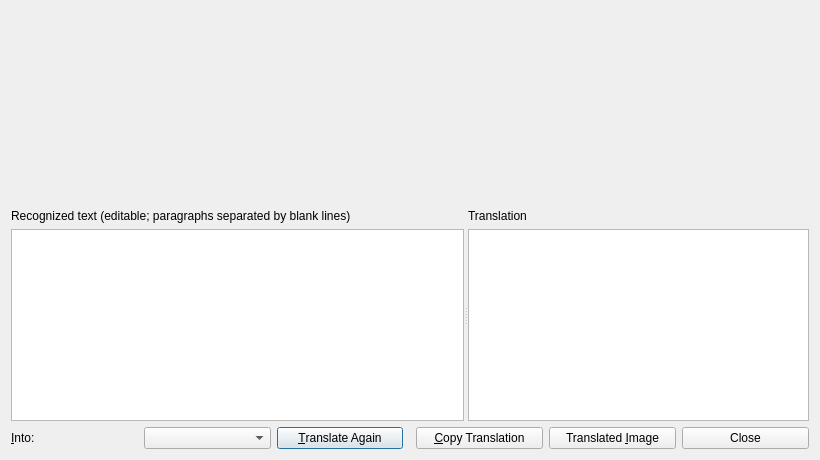
<?xml version="1.0" encoding="UTF-8"?>
<ui version="4.0">
 <class>TranslateResultDialog</class>
 <widget class="QDialog" name="TranslateResultDialog">
  <property name="geometry">
   <rect>
    <x>0</x>
    <y>0</y>
    <width>820</width>
    <height>460</height>
   </rect>
  </property>
  <property name="windowTitle">
   <string>Translate</string>
  </property>
  <layout class="QVBoxLayout" name="mainLayout">
   <item>
    <widget class="QLabel" name="statusLabel">
     <property name="wordWrap">
      <bool>true</bool>
     </property>
    </widget>
   </item>
   <item>
    <widget class="QSplitter" name="splitter">
     <property name="orientation">
      <enum>Qt::Horizontal</enum>
     </property>
     <property name="childrenCollapsible">
      <bool>false</bool>
     </property>
     <widget class="QWidget" name="sourcePane">
      <layout class="QVBoxLayout" name="sourceLayout">
       <property name="leftMargin">
        <number>0</number>
       </property>
       <property name="topMargin">
        <number>0</number>
       </property>
       <property name="rightMargin">
        <number>0</number>
       </property>
       <property name="bottomMargin">
        <number>0</number>
       </property>
       <item>
        <widget class="QLabel" name="sourceLabel">
         <property name="text">
          <string>Recognized text (editable; paragraphs separated by blank lines)</string>
         </property>
        </widget>
       </item>
       <item>
        <widget class="QPlainTextEdit" name="sourceEdit"/>
       </item>
      </layout>
     </widget>
     <widget class="QWidget" name="targetPane">
      <layout class="QVBoxLayout" name="targetLayout">
       <property name="leftMargin">
        <number>0</number>
       </property>
       <property name="topMargin">
        <number>0</number>
       </property>
       <property name="rightMargin">
        <number>0</number>
       </property>
       <property name="bottomMargin">
        <number>0</number>
       </property>
       <item>
        <widget class="QLabel" name="targetLabel">
         <property name="text">
          <string>Translation</string>
         </property>
        </widget>
       </item>
       <item>
        <widget class="QPlainTextEdit" name="targetEdit"/>
       </item>
      </layout>
     </widget>
    </widget>
   </item>
   <item>
    <layout class="QHBoxLayout" name="buttonLayout">
     <item>
      <widget class="QLabel" name="languageLabel">
       <property name="text">
        <string>&amp;Into:</string>
       </property>
       <property name="buddy">
        <cstring>languageCombo</cstring>
       </property>
      </widget>
     </item>
     <item>
      <widget class="QComboBox" name="languageCombo"/>
     </item>
     <item>
      <widget class="QPushButton" name="translateButton">
       <property name="text">
        <string>&amp;Translate Again</string>
       </property>
      </widget>
     </item>
     <item>
      <spacer name="buttonSpacer">
       <property name="orientation">
        <enum>Qt::Horizontal</enum>
       </property>
      </spacer>
     </item>
     <item>
      <widget class="QPushButton" name="copyButton">
       <property name="text">
        <string>&amp;Copy Translation</string>
       </property>
      </widget>
     </item>
     <item>
      <widget class="QPushButton" name="imageButton">
       <property name="toolTip">
        <string>Paint the translation over the capture, where the text was</string>
       </property>
       <property name="text">
        <string>Translated &amp;Image</string>
       </property>
      </widget>
     </item>
     <item>
      <widget class="QPushButton" name="closeButton">
       <property name="text">
        <string>Close</string>
       </property>
      </widget>
     </item>
    </layout>
   </item>
  </layout>
 </widget>
 <resources/>
 <connections>
  <connection>
   <sender>closeButton</sender>
   <signal>clicked()</signal>
   <receiver>TranslateResultDialog</receiver>
   <slot>close()</slot>
  </connection>
 </connections>
</ui>
